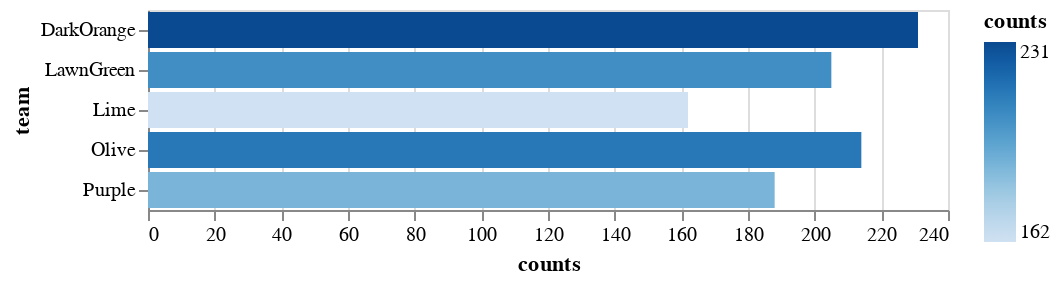

This figure's notebook cell:
### Code cell
df = pd.DataFrame(csv, columns=['id', 'team'])
df = df.groupby(['team']).count()
df = df.rename(columns={'id': 'counts'})
df["counts"] = df["counts"].astype('int32')
df = df.reset_index(level=0)
alt.Chart(df).mark_bar(orient='horizontal').encode(
    x='counts', y='team', color='counts'
)

### Figure 1 — Vega-Lite specification as saved in the notebook (floating-point values rounded to 4 significant figures)
{"config": {"view": {"continuousWidth": 400, "continuousHeight": 300}}, "data": {"name": "data-54f597fcb7df84268c6d853184ce96cb"}, "mark": {"type": "bar", "orient": "horizontal"}, "encoding": {"color": {"field": "counts", "type": "quantitative"}, "x": {"field": "counts", "type": "quantitative"}, "y": {"field": "team", "type": "nominal"}}, "$schema": "https://vega.github.io/schema/vega-lite/v4.17.0.json", "datasets": {"data-54f597fcb7df84268c6d853184ce96cb": [{"team": "DarkOrange", "counts": 231}, {"team": "LawnGreen", "counts": 205}, {"team": "Lime", "counts": 162}, {"team": "Olive", "counts": 214}, {"team": "Purple", "counts": 188}]}}
